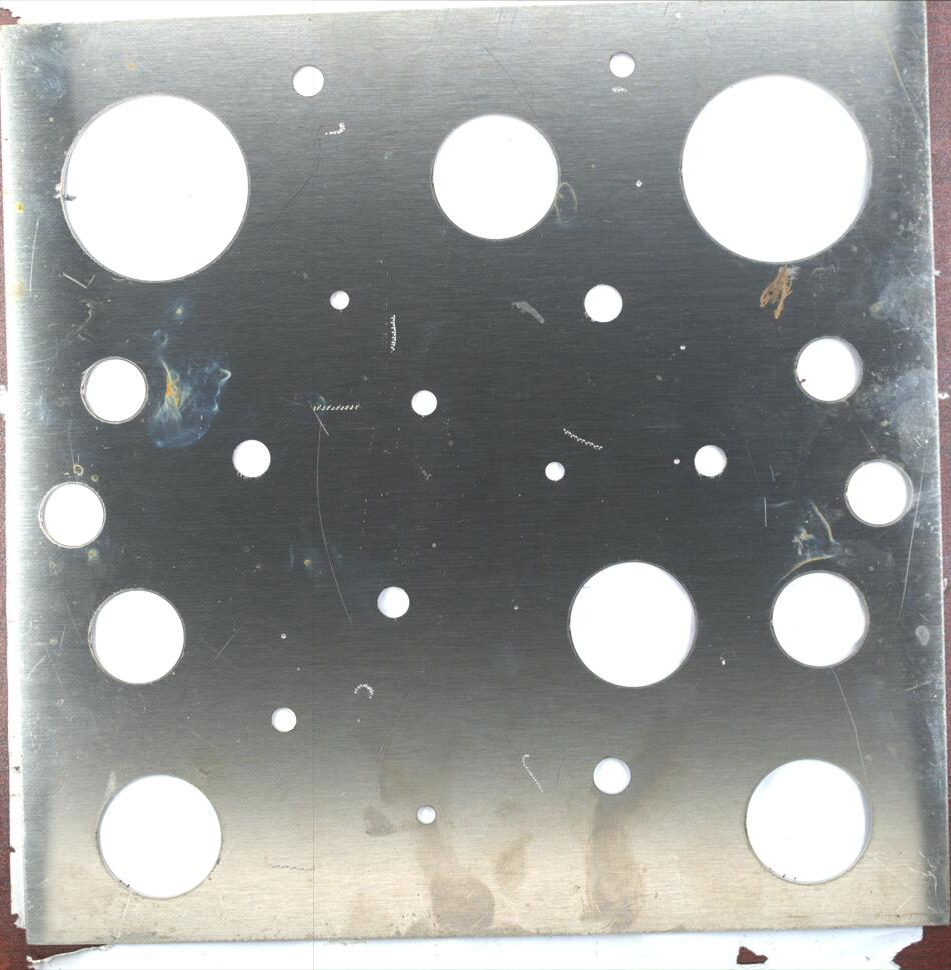
//> input picture src/test_dst.png, 951 x 970 px, given in place of test_right.jpg, which was not available
$ ./poisson_blending_stitching   (built with g++ and OpenCV 4)
//> lines starting //> are read from the running program, lines starting //| are printed output that depends on the picture; pictures that were not available may be replaced by others from this repository, and a replacement may not be noted
#include <opencv2/opencv.hpp>
#include <opencv2/imgproc/imgproc_c.h>
#include <iostream>

using namespace std;
using namespace cv;

typedef struct
{
    Point2f left_top;
    Point2f left_bottom;
    Point2f right_top;
    Point2f right_bottom;
} four_corners_t;

four_corners_t corners;

void CalcCorners(const Mat &H, const Mat &src)
{
    double v2[] = {0, 0, 1};          //左上角
    double v1[3];                     //变换后的坐标值
    Mat V2 = Mat(3, 1, CV_64FC1, v2); //列向量
    Mat V1 = Mat(3, 1, CV_64FC1, v1); //列向量

    V1 = H * V2;
    //左上角(0,0,1)
    cout << "V2: " << V2 << endl;
    cout << "V1: " << V1 << endl;
    corners.left_top.x = v1[0] / v1[2];
    corners.left_top.y = v1[1] / v1[2];

    //左下角(0,src.rows,1)
    v2[0] = 0;
    v2[1] = src.rows;
    v2[2] = 1;
    V2 = Mat(3, 1, CV_64FC1, v2); //列向量
    V1 = Mat(3, 1, CV_64FC1, v1); //列向量
    V1 = H * V2;
    corners.left_bottom.x = v1[0] / v1[2];
    corners.left_bottom.y = v1[1] / v1[2];

    //右上角(src.cols,0,1)
    v2[0] = src.cols;
    v2[1] = 0;
    v2[2] = 1;
    V2 = Mat(3, 1, CV_64FC1, v2); //列向量
    V1 = Mat(3, 1, CV_64FC1, v1); //列向量
    V1 = H * V2;
    corners.right_top.x = v1[0] / v1[2];
    corners.right_top.y = v1[1] / v1[2];

    //右下角(src.cols,src.rows,1)
    v2[0] = src.cols;
    v2[1] = src.rows;
    v2[2] = 1;
    V2 = Mat(3, 1, CV_64FC1, v2); //列向量
    V1 = Mat(3, 1, CV_64FC1, v1); //列向量
    V1 = H * V2;
    corners.right_bottom.x = v1[0] / v1[2];
    corners.right_bottom.y = v1[1] / v1[2];
}

int main(int argc, char *argv[])
{
    // Mat image01 = imread("../res/images/bgc_right.png", 1); //右图
    // Mat image02 = imread("../res/images/bgc_left.png", 1);  //左图

    //在钢板数据集上的测试
    Mat image01 = imread("../res/images/test_right.jpg", 1); //右图
//> image01 is the input picture: 970 rows x 951 cols, CV_8UC3; mean B, G, R 155.1, 156.6, 155.2
    Mat image02 = imread("../res/images/test_left.jpg", 1);  //左图
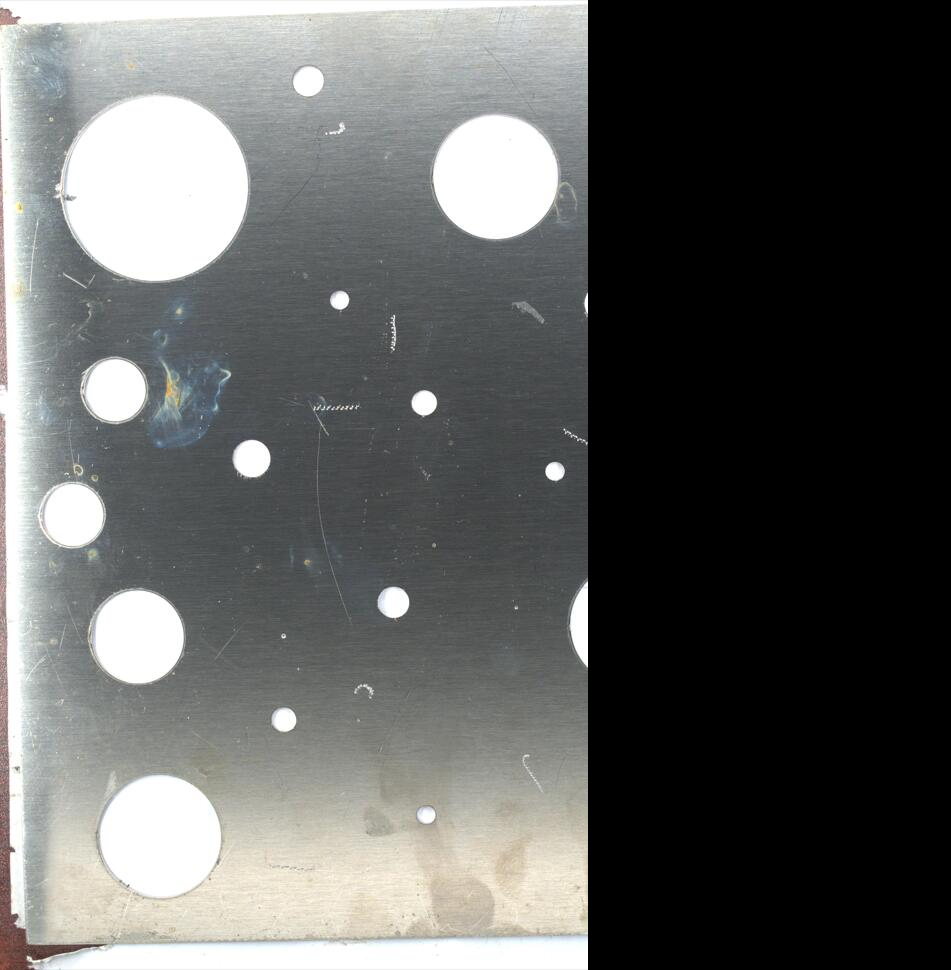
//> input picture src/test_src.png, 951 x 970 px, given in place of test_left.jpg, which was not available
//> image02 is the input picture: 970 rows x 951 cols, CV_8UC3; mean B, G, R 94.7, 96, 95.1

    //灰度图转换
    Mat image1, image2;
    cvtColor(image01, image1, cv::COLOR_BGR2GRAY);
    cvtColor(image02, image2, cv::COLOR_BGR2GRAY);

    //创建detector存放到KeyPoints中
    Ptr<SIFT> detector = SIFT::create(2000);
    vector<KeyPoint> keyPoint1, keyPoint2;
    detector->detect(image1, keyPoint1);
//> keyPoint1 = 1207 keypoints; strongest (x, y, size): (710, 461, 20.2), (554, 471, 12), (424, 403, 16.2), (252, 459, 24.1)
    detector->detect(image2, keyPoint2);
//> keyPoint2 = 591 keypoints; strongest (x, y, size): (555, 471, 12), (424, 403, 16.2), (252, 459, 24.1), (394, 602, 19.9)

    Ptr<SiftDescriptorExtractor> descriptor = SiftDescriptorExtractor::create();
    Mat imageDesc1, imageDesc2;
    descriptor->compute(image1, keyPoint1, imageDesc1);
    descriptor->compute(image2, keyPoint2, imageDesc2);

    FlannBasedMatcher matcher;
    vector<vector<DMatch>> matchePoints;
    vector<DMatch> GoodMatchePoints;

    vector<Mat> train_desc(1, imageDesc1);
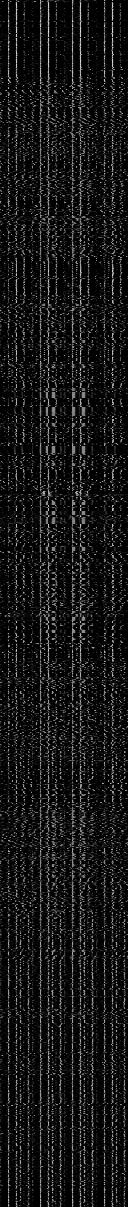
//> train_desc[0]: 1207 rows x 128 cols, CV_32FC1; min 0, max 221, mean 22.6
    matcher.add(train_desc);
    matcher.train();

    matcher.knnMatch(imageDesc2, matchePoints, 2);
//> matchePoints = 591 matches
    cout << "total match points: " << matchePoints.size() << endl;
//| total match points: 591

    // Lowe's algorithm,获取优秀匹配点
    for (int i = 0; i < matchePoints.size(); i++)
    {
        if (matchePoints[i][0].distance < 0.4 * matchePoints[i][1].distance)
        {
            GoodMatchePoints.push_back(matchePoints[i][0]);
        }
    }
//> after the loop, GoodMatchePoints = 470 matches

    Mat first_match;
    drawMatches(image02, keyPoint2, image01, keyPoint1, GoodMatchePoints, first_match);
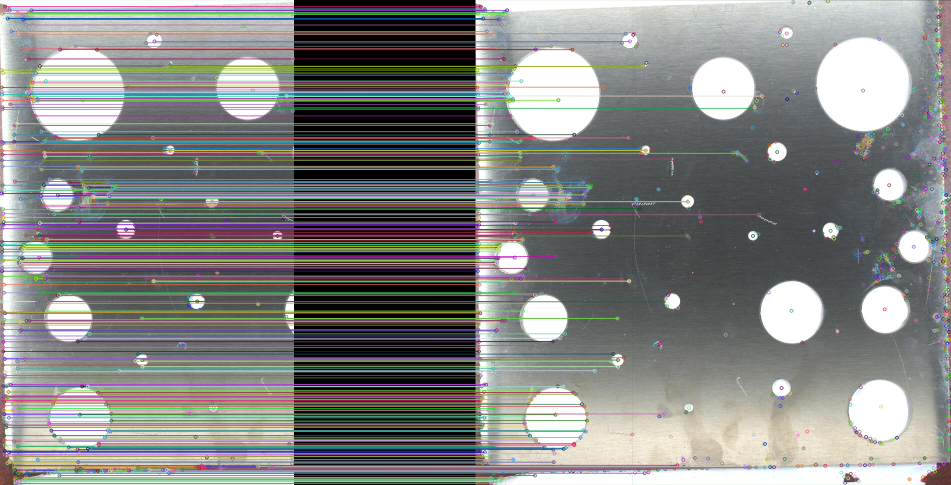
//> first_match: 970 rows x 1902 cols, CV_8UC3 (shown at 1/2 size); mean B, G, R 131.8, 132.3, 132.4

    vector<Point2f> imagePoints1, imagePoints2;

    for (int i = 0; i < GoodMatchePoints.size(); i++)
    {
        imagePoints2.push_back(keyPoint2[GoodMatchePoints[i].queryIdx].pt);
        imagePoints1.push_back(keyPoint1[GoodMatchePoints[i].trainIdx].pt);
    }
//> after the loop, imagePoints2 = 470 Points (x, y), first 12: [2.52, 139.8], [2.84, 386.5], [3, 174.5], [3.3, 283.1], [3.33, 511.3], [3.38, 482.5], [3.38, 489.9], [3.38, 287.8], [3.44, 183.6], [3.46, 448.8], [3.46, 301.1], [3.5, 200.3]; imagePoints1 has the same summary as imagePoints2

    //获取图像1到图像2的投影映射矩阵 尺寸为3*3
    Mat homo = findHomography(imagePoints1, imagePoints2, cv::RANSAC);
//> homo = [[1, 3.76e-06, 0.00082], [-0.00012, 1, 0.00605], [-1.33e-07, 1.96e-08, 1]]
    ////也可以使用getPerspectiveTransform方法获得透视变换矩阵，不过要求只能有4个点，效果稍差
    // Mat   homo=getPerspectiveTransform(imagePoints1,imagePoints2);
    cout << "变换矩阵为：\n"
         << homo << endl
         << endl; //输出映射矩阵
//| 变换矩阵为：
//| [0.9999470956643081, 3.75589487419273e-06, 0.0008196861517882505;
//|  -0.0001199470481518182, 1.000010050268496, 0.006048558465775246;
//|  -1.325637840111735e-07, 1.961169326132337e-08, 1]

    //计算配准图的四个顶点坐标
    CalcCorners(homo, image01);
//> in CalcCorners, `V1 = H * V2;`: V1 = [0.00082, 0.00605, 1]
//| V1: [0.0008196861517882505;
//|  0.006048558465775246;
//|  1]
//> in CalcCorners, `V1 = H * V2;`: V1 = [0.00446, 970, 1]
//> in CalcCorners, `V1 = H * V2;`: V1 = [951, -0.108, 1]
//> in CalcCorners, `V1 = H * V2;`: V1 = [951, 969.9, 1]
    cout << "left_top:" << corners.left_top << endl;
    cout << "left_bottom:" << corners.left_bottom << endl;
    cout << "right_top:" << corners.right_top << endl;
    cout << "right_bottom:" << corners.right_bottom << endl;

    //图像配准
    Mat imageTransform1, imageTransform2;
    warpPerspective(image01, imageTransform1, homo, Size(MAX(corners.right_top.x, corners.right_bottom.x), image02.rows));

    // imshow("imageTransform1", imageTransform1);

    //创建拼接后的图,需提前计算图的大小
    int dst_width = imageTransform1.cols; //取最右点的长度为拼接图的长度
//> dst_width = 951
    int dst_height = image02.rows;
//> dst_height = 970

    //首先得到重叠部分图像在各自对应的位置截图
    double mask_left = MIN(corners.left_top.x, corners.left_bottom.x); //开始位置，即重叠区域的左边界
    double mask_width = image02.cols - mask_left;                      //重叠区域的宽度
//> mask_width = 951

    Mat new_left(dst_height, dst_width, CV_8UC3);
    new_left.setTo(0);
    image02.copyTo(new_left(Rect(0, 0, image02.cols, image02.rows)));

    Mat_<Vec3f> l;
    image02.convertTo(l, CV_32F, 1.0 / 255.0); // Vec3f表示有三个通道，即 l[row][column][depth]
    Mat_<Vec3f> r;
    imageTransform1.convertTo(r, CV_32F, 1.0 / 255.0);

    // [21 lines of commented-out code are left out]
    Mat dst_accord_to_mask_left(dst_height, dst_width, CV_8UC3);
    dst_accord_to_mask_left.setTo(0);
    imageTransform1.copyTo(dst_accord_to_mask_left(Rect(0, 0, imageTransform1.cols, imageTransform1.rows)));
//> (the run ends here: the program stops with an error, at `image02(Rect(0, 0, image02.cols - mask_width, image02.rows)).copyTo(ds..`)
